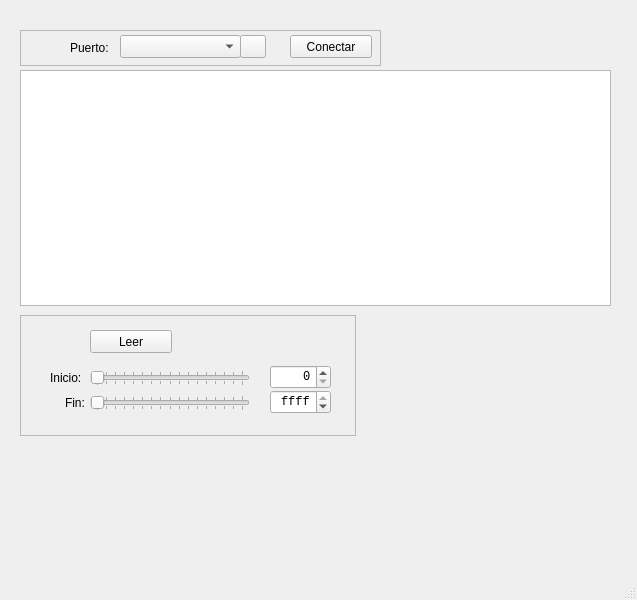
<?xml version="1.0" encoding="UTF-8"?>
<ui version="4.0">
 <class>MainWindow</class>
 <widget class="QMainWindow" name="MainWindow">
  <property name="geometry">
   <rect>
    <x>0</x>
    <y>0</y>
    <width>637</width>
    <height>600</height>
   </rect>
  </property>
  <property name="windowTitle">
   <string>ELPPA - Lector/Grabador EPROM v.0.1b</string>
  </property>
  <property name="windowIcon">
   <iconset>
    <normaloff>../../../../home/jordi/Escritorio/elppa/ELPPA-Programador ROM/ELPPA-Programador ROM/ELPPA_ICO(1).ico</normaloff>../../../../home/jordi/Escritorio/elppa/ELPPA-Programador ROM/ELPPA-Programador ROM/ELPPA_ICO(1).ico</iconset>
  </property>
  <widget class="QWidget" name="centralwidget">
   <widget class="QFrame" name="frame">
    <property name="geometry">
     <rect>
      <x>20</x>
      <y>30</y>
      <width>361</width>
      <height>36</height>
     </rect>
    </property>
    <property name="frameShape">
     <enum>QFrame::StyledPanel</enum>
    </property>
    <property name="frameShadow">
     <enum>QFrame::Raised</enum>
    </property>
    <property name="lineWidth">
     <number>5</number>
    </property>
    <widget class="QComboBox" name="serialList">
     <property name="geometry">
      <rect>
       <x>100</x>
       <y>5</y>
       <width>121</width>
       <height>23</height>
      </rect>
     </property>
     <property name="currentText">
      <string/>
     </property>
    </widget>
    <widget class="QPushButton" name="refreshportsButton">
     <property name="enabled">
      <bool>true</bool>
     </property>
     <property name="geometry">
      <rect>
       <x>220</x>
       <y>5</y>
       <width>26</width>
       <height>23</height>
      </rect>
     </property>
     <property name="autoFillBackground">
      <bool>false</bool>
     </property>
     <property name="text">
      <string/>
     </property>
     <property name="icon">
      <iconset resource="Resource.qrc">
       <normaloff>:/ELPPA/reload.png</normaloff>:/ELPPA/reload.png</iconset>
     </property>
     <property name="flat">
      <bool>false</bool>
     </property>
    </widget>
    <widget class="QLabel" name="label">
     <property name="geometry">
      <rect>
       <x>50</x>
       <y>10</y>
       <width>46</width>
       <height>15</height>
      </rect>
     </property>
     <property name="text">
      <string>Puerto:</string>
     </property>
    </widget>
    <widget class="QLabel" name="label_2">
     <property name="geometry">
      <rect>
       <x>10</x>
       <y>5</y>
       <width>36</width>
       <height>31</height>
      </rect>
     </property>
     <property name="text">
      <string/>
     </property>
     <property name="pixmap">
      <pixmap resource="Resource.qrc">:/ELPPA/serialport.png</pixmap>
     </property>
    </widget>
    <widget class="QPushButton" name="connectButton">
     <property name="geometry">
      <rect>
       <x>270</x>
       <y>5</y>
       <width>82</width>
       <height>23</height>
      </rect>
     </property>
     <property name="text">
      <string>Conectar</string>
     </property>
     <property name="checkable">
      <bool>true</bool>
     </property>
     <property name="flat">
      <bool>false</bool>
     </property>
    </widget>
   </widget>
   <widget class="QTextBrowser" name="serialOut">
    <property name="geometry">
     <rect>
      <x>20</x>
      <y>70</y>
      <width>591</width>
      <height>236</height>
     </rect>
    </property>
    <property name="sizePolicy">
     <sizepolicy hsizetype="Expanding" vsizetype="Expanding">
      <horstretch>0</horstretch>
      <verstretch>0</verstretch>
     </sizepolicy>
    </property>
    <property name="font">
     <font>
      <family>Monospace</family>
      <pointsize>8</pointsize>
     </font>
    </property>
    <property name="inputMethodHints">
     <set>Qt::ImhMultiLine|Qt::ImhPreferUppercase</set>
    </property>
   </widget>
   <widget class="QFrame" name="frame_2">
    <property name="geometry">
     <rect>
      <x>20</x>
      <y>315</y>
      <width>336</width>
      <height>121</height>
     </rect>
    </property>
    <property name="frameShape">
     <enum>QFrame::StyledPanel</enum>
    </property>
    <property name="frameShadow">
     <enum>QFrame::Raised</enum>
    </property>
    <widget class="QPushButton" name="readButton">
     <property name="geometry">
      <rect>
       <x>70</x>
       <y>15</y>
       <width>82</width>
       <height>23</height>
      </rect>
     </property>
     <property name="text">
      <string>Leer</string>
     </property>
    </widget>
    <widget class="QLabel" name="label_3">
     <property name="geometry">
      <rect>
       <x>10</x>
       <y>10</y>
       <width>36</width>
       <height>36</height>
      </rect>
     </property>
     <property name="text">
      <string/>
     </property>
     <property name="pixmap">
      <pixmap resource="Resource.qrc">:/ELPPA/EPROM.png</pixmap>
     </property>
    </widget>
    <widget class="QSlider" name="startSlider">
     <property name="geometry">
      <rect>
       <x>70</x>
       <y>55</y>
       <width>160</width>
       <height>16</height>
      </rect>
     </property>
     <property name="cursor">
      <cursorShape>SizeHorCursor</cursorShape>
     </property>
     <property name="maximum">
      <number>65535</number>
     </property>
     <property name="singleStep">
      <number>16</number>
     </property>
     <property name="pageStep">
      <number>16</number>
     </property>
     <property name="value">
      <number>0</number>
     </property>
     <property name="orientation">
      <enum>Qt::Horizontal</enum>
     </property>
     <property name="invertedControls">
      <bool>false</bool>
     </property>
     <property name="tickPosition">
      <enum>QSlider::TicksBothSides</enum>
     </property>
     <property name="tickInterval">
      <number>4096</number>
     </property>
    </widget>
    <widget class="QSlider" name="endSlider">
     <property name="geometry">
      <rect>
       <x>70</x>
       <y>80</y>
       <width>160</width>
       <height>16</height>
      </rect>
     </property>
     <property name="cursor">
      <cursorShape>SizeHorCursor</cursorShape>
     </property>
     <property name="maximum">
      <number>65535</number>
     </property>
     <property name="singleStep">
      <number>16</number>
     </property>
     <property name="pageStep">
      <number>16</number>
     </property>
     <property name="value">
      <number>0</number>
     </property>
     <property name="sliderPosition">
      <number>0</number>
     </property>
     <property name="orientation">
      <enum>Qt::Horizontal</enum>
     </property>
     <property name="tickPosition">
      <enum>QSlider::TicksBothSides</enum>
     </property>
     <property name="tickInterval">
      <number>4096</number>
     </property>
    </widget>
    <widget class="QLabel" name="label_4">
     <property name="geometry">
      <rect>
       <x>30</x>
       <y>55</y>
       <width>41</width>
       <height>16</height>
      </rect>
     </property>
     <property name="text">
      <string>Inicio:</string>
     </property>
    </widget>
    <widget class="QLabel" name="label_5">
     <property name="geometry">
      <rect>
       <x>45</x>
       <y>80</y>
       <width>26</width>
       <height>16</height>
      </rect>
     </property>
     <property name="text">
      <string>Fin:</string>
     </property>
    </widget>
    <widget class="QSpinBox" name="startSpin">
     <property name="geometry">
      <rect>
       <x>250</x>
       <y>50</y>
       <width>61</width>
       <height>24</height>
      </rect>
     </property>
     <property name="font">
      <font>
       <family>Monospace</family>
      </font>
     </property>
     <property name="inputMethodHints">
      <set>Qt::ImhDigitsOnly|Qt::ImhUppercaseOnly</set>
     </property>
     <property name="alignment">
      <set>Qt::AlignRight|Qt::AlignTrailing|Qt::AlignVCenter</set>
     </property>
     <property name="readOnly">
      <bool>false</bool>
     </property>
     <property name="buttonSymbols">
      <enum>QAbstractSpinBox::UpDownArrows</enum>
     </property>
     <property name="specialValueText">
      <string/>
     </property>
     <property name="accelerated">
      <bool>false</bool>
     </property>
     <property name="suffix">
      <string/>
     </property>
     <property name="maximum">
      <number>65535</number>
     </property>
     <property name="singleStep">
      <number>16</number>
     </property>
     <property name="stepType">
      <enum>QAbstractSpinBox::DefaultStepType</enum>
     </property>
     <property name="displayIntegerBase">
      <number>16</number>
     </property>
    </widget>
    <widget class="QSpinBox" name="endSpin">
     <property name="geometry">
      <rect>
       <x>250</x>
       <y>75</y>
       <width>61</width>
       <height>24</height>
      </rect>
     </property>
     <property name="font">
      <font>
       <family>Monospace</family>
      </font>
     </property>
     <property name="inputMethodHints">
      <set>Qt::ImhDigitsOnly|Qt::ImhUppercaseOnly</set>
     </property>
     <property name="alignment">
      <set>Qt::AlignRight|Qt::AlignTrailing|Qt::AlignVCenter</set>
     </property>
     <property name="readOnly">
      <bool>false</bool>
     </property>
     <property name="buttonSymbols">
      <enum>QAbstractSpinBox::UpDownArrows</enum>
     </property>
     <property name="specialValueText">
      <string/>
     </property>
     <property name="accelerated">
      <bool>false</bool>
     </property>
     <property name="maximum">
      <number>65535</number>
     </property>
     <property name="singleStep">
      <number>16</number>
     </property>
     <property name="stepType">
      <enum>QAbstractSpinBox::DefaultStepType</enum>
     </property>
     <property name="value">
      <number>65535</number>
     </property>
     <property name="displayIntegerBase">
      <number>16</number>
     </property>
    </widget>
   </widget>
  </widget>
  <widget class="QStatusBar" name="statusBar">
   <property name="cursor">
    <cursorShape>WhatsThisCursor</cursorShape>
   </property>
   <property name="autoFillBackground">
    <bool>false</bool>
   </property>
  </widget>
 </widget>
 <resources>
  <include location="Resource.qrc"/>
 </resources>
 <connections/>
</ui>
